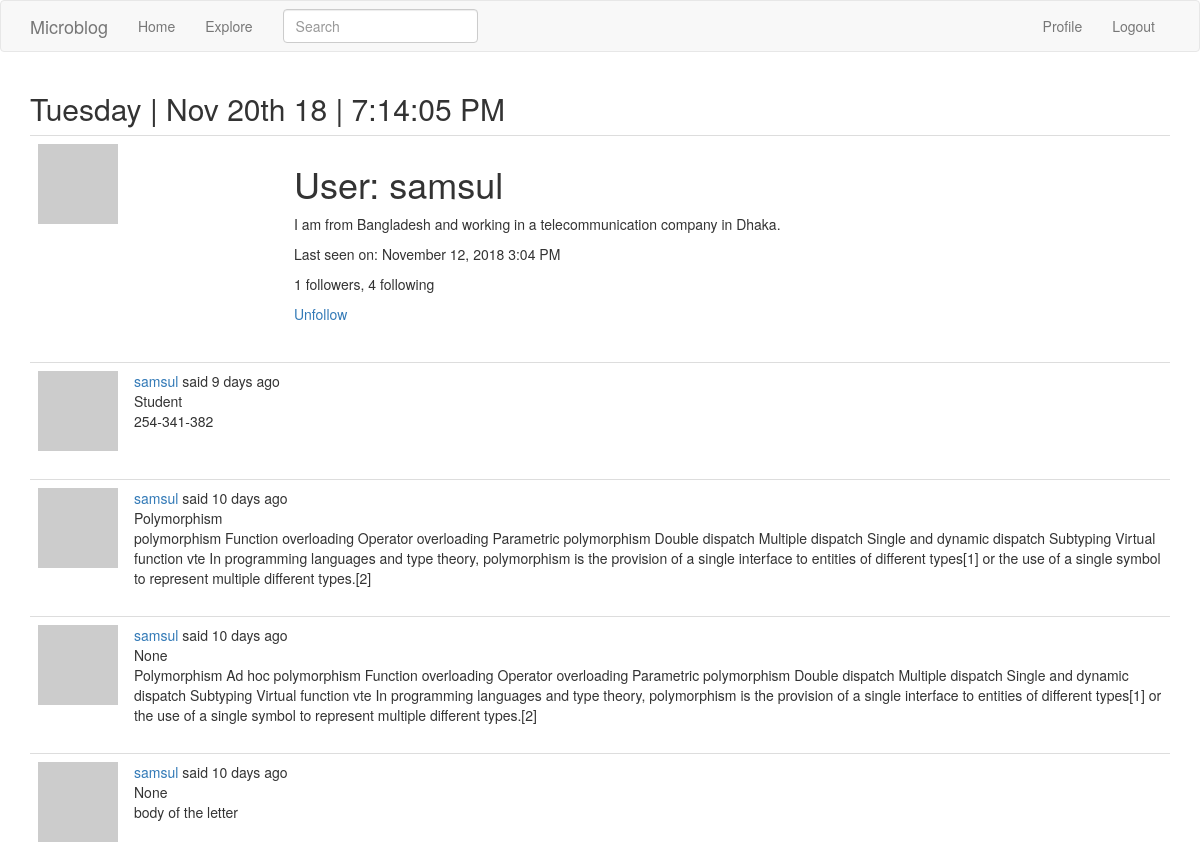
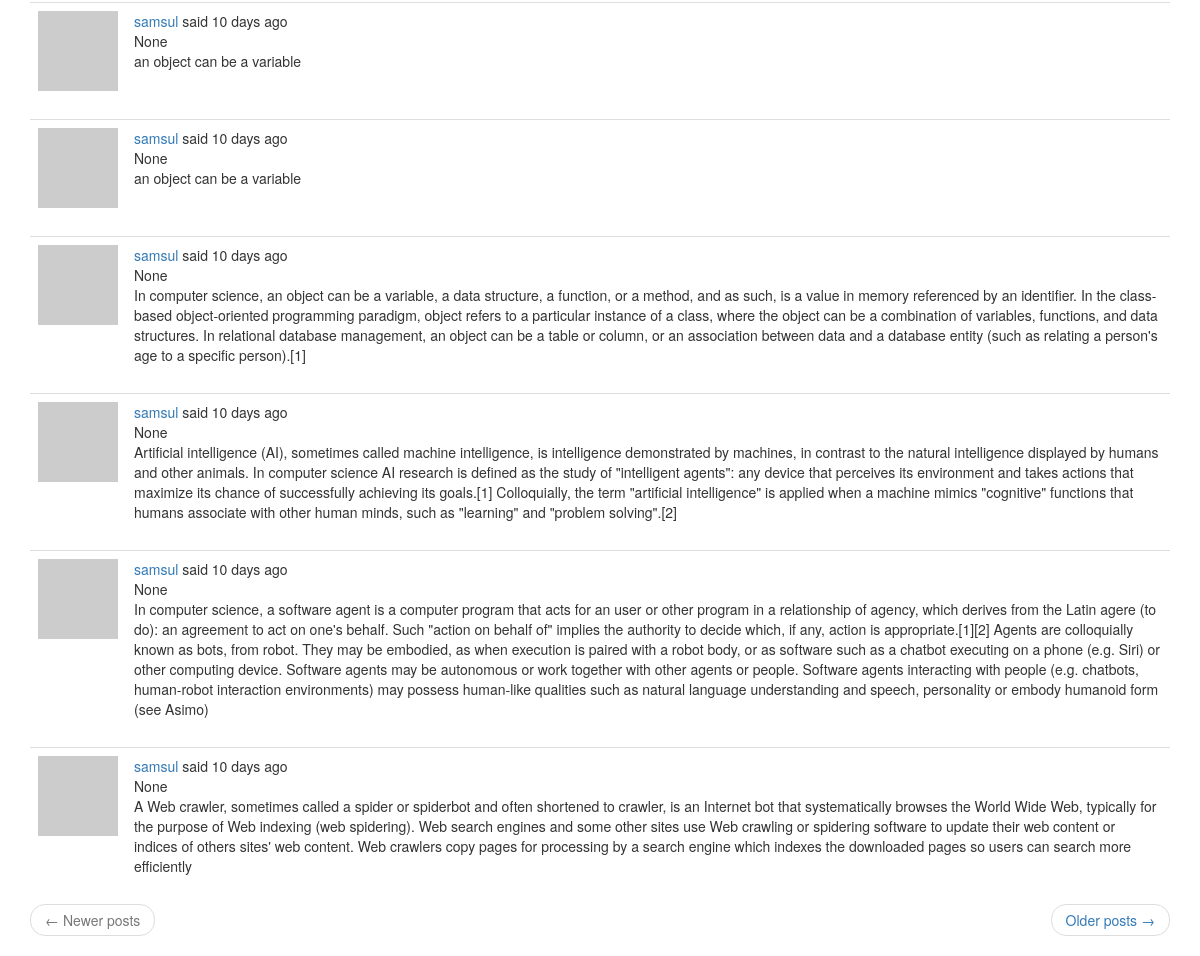
The page /user/samsul (signed in) on the database its author committed (2 pictures, top to bottom).
### app/models.py (models this page shows, shortened)
class User(UserMixin, db.Model):
    id = db.Column(db.Integer, primary_key=True)
    username = db.Column(db.String(64), index=True, unique=True)
    email = db.Column(db.String(120), index=True, unique=True)
    password_hash = db.Column(db.String(128))
    posts = db.relationship('Post', backref='author', lazy='dynamic')
    about_me = db.Column(db.String(140))
    last_seen = db.Column(db.DateTime, default=datetime.utcnow)
    followed = db.relationship(
        'User', secondary=followers,
        primaryjoin=(followers.c.follower_id == id),
        secondaryjoin=(followers.c.followed_id == id),
        backref=db.backref('followers', lazy='dynamic'), lazy='dynamic')
    def avatar(self, size):
        digest = md5(self.email.lower().encode('utf-8')).hexdigest()
        return 'https://www.gravatar.com/avatar/{}?d=identicon&s={}'.format(digest, size)
    def is_following(self, user):
        return self.followed.filter(
            followers.c.followed_id == user.id).count() > 0

class SearchableMixin(object):
    @classmethod
    def before_commit(cls, session):
        session._changes = {
            'add': list(session.new),
            'update': list(session.dirty),
            'delete': list(session.deleted)
        }
    @classmethod
    def after_commit(cls, session):
        for obj in session._changes['add']:
            if isinstance(obj, SearchableMixin):
                add_to_index(obj.__tablename__, obj)
        for obj in session._changes['update']:
            if isinstance(obj, SearchableMixin):
                add_to_index(obj.__tablename__, obj)
        for obj in session._changes['delete']:
            if isinstance(obj, SearchableMixin):
                remove_from_index(obj.__tablename__, obj)
        session._changes = None

class Post(SearchableMixin, db.Model):
    __searchable__ = ['body', 'title']
    id = db.Column(db.Integer, primary_key=True)
    title = db.Column(db.String(50))
    body = db.Column(db.String(140))
    timestamp = db.Column(db.DateTime, index=True, default=datetime.utcnow)
    user_id = db.Column(db.Integer, db.ForeignKey('user.id'))
    language = db.Column(db.String(5))

### app/main/routes.py (the view)
@bp.route('/user/<username>')
def user(username):
    user = User.query.filter_by(username=username).first_or_404()
    page = request.args.get('page', 1, type=int)
    posts = user.posts.order_by(Post.timestamp.desc()).paginate(
        page, current_app.config['POSTS_PER_PAGE'], False)
    next_url = url_for('main.user', username=user.username, page=posts.next_num) \
        if posts.has_next else None
    prev_url = url_for('main.user', username=user.username, page=posts.prev_num) \
        if posts.has_prev else None
    return render_template('user.html', user=user, posts=posts.items, title=_('User post'), next_url=next_url, prev_url=prev_url)

### app/main/forms.py
class SearchForm(FlaskForm):
    q = StringField(_l('Search'), validators=[DataRequired()])
    def __init__(self, *args, **kwargs):
        if 'formdata' not in kwargs:
            kwargs['formdata'] = request.args
        if 'csrf_enabled' not in kwargs:
            kwargs['csrf_enabled'] = False
        super(SearchForm, self).__init__(*args, **kwargs)

### app/main/routes.py (called while the page is built)
@bp.before_request
def before_request():
    if current_user.is_authenticated:
        current_user.last_seen = datetime.utcnow()
        db.session.commit()
    g.local = str(get_locale())

@bp.before_request
def before_request():
    if current_user.is_authenticated:
        current_user.last_seen = datetime.utcnow()
        db.session.commit()
        g.search_form = SearchForm()
    g.locale = str(get_locale())

### app/models.py (called while the page is built)
@login.user_loader
def load_user(id):
    return User.query.get(int(id))

### app/templates/user.html
{% extends "base.html" %}
{% block app_content %}
    <table class="table table-hover">
        <tr>
            <td width="256px"><img src="{{ user.avatar(200) }}"></td>
            <td>
                <h1>{{ _('User') }}: {{ user.username }}</h1>
                {% if user.about_me %}<p>{{ user.about_me }}</p>{% endif %}
                {% if user.last_seen %}
                <p>{{ _('Last seen on') }}: {{ moment(user.last_seen).format('LLL') }}</p>
                {% endif %}
                <p>{{ _('%(count)d followers', count=user.followers.count()) }}, {{ _('%(count)d following', count=user.followed.count()) }}</p>
                {% if user == current_user %}
                <p><a href="{{ url_for('main.edit_profile') }}">{{ _('Edit your profile') }}</a></p>
                {% elif not current_user.is_following(user) %}
                <p><a href="{{ url_for('main.follow', username=user.username) }}">{{ _('Follow') }}</a></p>
                {% else %}
                <p><a href="{{ url_for('main.unfollow', username=user.username) }}">{{ _('Unfollow') }}</a></p>
                {% endif %}
            </td>
        </tr>
    </table>
    {% for post in posts %}
        {% include '_post.html' %}
    {% endfor %}
    <nav aria-label="...">
        <ul class="pager">
            <li class="previous{% if not prev_url %} disabled{% endif %}">
                <a href="{{ prev_url or '#' }}">
                    <span aria-hidden="true">&larr;</span> {{ _('Newer posts') }}
                </a>
            </li>
            <li class="next{% if not next_url %} disabled{% endif %}">
                <a href="{{ next_url or '#' }}">
                    {{ _('Older posts') }} <span aria-hidden="true">&rarr;</span>
                </a>
            </li>
        </ul>
    </nav>
{% endblock %}

### app/templates/_post.html (shortened to what this page needs)
    <table class="table table-hover">
        <tr>
            <td width="70px">
                <a href="{{ url_for('main.user', username=post.author.username) }}">
                    <img src="{{ post.author.avatar(70) }}">
                </a>
            </td>
            <td>
                {{ _('%(username)s said %(when)s',
                    username=user_link, when=moment(post.timestamp).fromNow()) }}
                <br>
                <span id="post{{ post.id }}">{{ post.title }}</span><br>
                <span id="post{{ post.id }}">{{ post.body }}</span>
            </td>
        </tr>
    </table>

### rows shown on the page
User: username "samsul", about_me "I am from Bangladesh and working in a telecommunication company in Dhaka.", last_seen "November 12, 2018 3:04 PM"
Post: title "Student", body "254-341-382"
Post: title "Polymorphism", body "polymorphism Function overloading Operator overloading Parametric polymorphism Double dispatch Multiple dispatch Single and dynamic dispatch Subtyping Virtual function vte In programming languages and type theory, polymorphism is the provision of a single interface to entities of different types[1] or the use of a single symbol to represent multiple different types.[2]"
Post: title "None", body "Polymorphism Ad hoc polymorphism Function overloading Operator overloading Parametric polymorphism Double dispatch Multiple dispatch Single and dynamic dispatch Subtyping Virtual function vte In programming languages and type theory, polymorphism is the provision of a single interface to entities of different types[1] or the use of a single symbol to represent multiple different types.[2]"
Post: title "None", body "body of the letter"
Post: title "None", body "an object can be a variable"
Post: title "None", body "an object can be a variable"
Post: title "None", body "In computer science, an object can be a variable, a data structure, a function, or a method, and as such, is a value in memory referenced by an identifier. In the class-based object-oriented programming paradigm, object refers to a particular instance of a class, where the object can be a combination of variables, functions, and data structures. In relational database management, an object can be a table or column, or an association between data and a database entity (such as relating a person's age to a specific person).[1]"
Post: title "None", body "Artificial intelligence (AI), sometimes called machine intelligence, is intelligence demonstrated by machines, in contrast to the natural intelligence displayed by humans and other animals. In computer science AI research is defined as the study of \"intelligent agents\": any device that perceives its environment and takes actions that maximize its chance of successfully achieving its goals.[1] Colloquially, the term \"artificial intelligence\" is applied when a machine mimics \"cognitive\" functions that humans associate with other human minds, such as \"learning\" and \"problem solving\".[2]"
Post: title "None", body "In computer science, a software agent is a computer program that acts for an user or other program in a relationship of agency, which derives from the Latin agere (to do): an agreement to act on one's behalf. Such \"action on behalf of\" implies the authority to decide which, if any, action is appropriate.[1][2] Agents are colloquially known as bots, from robot. They may be embodied, as when execution is paired with a robot body, or as software such as a chatbot executing on a phone (e.g. Siri) or other computing device. Software agents may be autonomous or work together with other agents or people. Software agents interacting with people (e.g. chatbots, human-robot interaction environments)…"
Post: title "None", body "A Web crawler, sometimes called a spider or spiderbot and often shortened to crawler, is an Internet bot that systematically browses the World Wide Web, typically for the purpose of Web indexing (web spidering). Web search engines and some other sites use Web crawling or spidering software to update their web content or indices of others sites' web content. Web crawlers copy pages for processing by a search engine which indexes the downloaded pages so users can search more efficiently"

### other values the page prints
{{ moment().format('dddd') }} "Tuesday"
{{ moment().format("MMM Do YY") }} "Nov 20th 18"
{{ moment().format('LTS') }} "7:14:05 PM"
